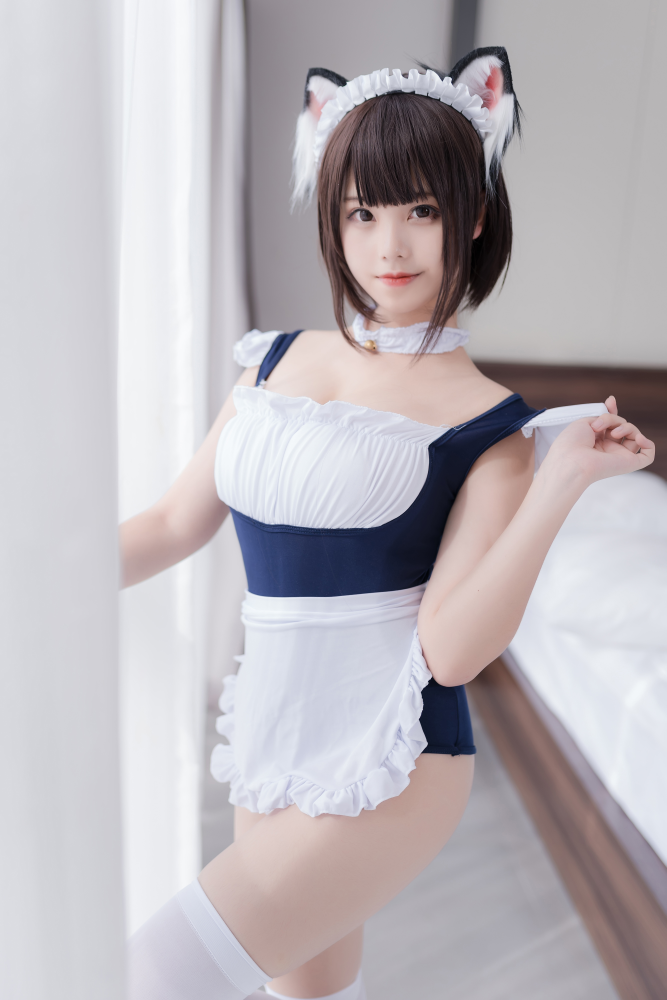
#> input picture pics/6.jpeg, 2667 x 4000 px (shown at 1/4 size)
$ python picsimcheck.py
#> lines starting #> are read from the running program, lines starting #| are printed output that depends on the picture; long printed decimals are rounded; pictures that were not available may be replaced by others from this repository, and a replacement may not be noted
import cv2
import numpy as np
from PIL import Image
import requests
from io import BytesIO
import matplotlib

matplotlib.use('TkAgg')
import matplotlib.pyplot as plt


def aHash(img):
    # 均值哈希算法
    # 缩放为8*8
    img = cv2.resize(img, (8, 8))
    # 转换为灰度图
    gray = cv2.cvtColor(img, cv2.COLOR_BGR2GRAY)
    # s为像素和初值为0，hash_str为hash值初值为''
    s = 0
    hash_str = ''
    # 遍历累加求像素和
    for i in range(8):
        for j in range(8):
            s = s + gray[i, j]
    # 求平均灰度
    avg = s / 64
    # 灰度大于平均值为1相反为0生成图片的hash值
    for i in range(8):
        for j in range(8):
            if gray[i, j] > avg:
                hash_str = hash_str + '1'
            else:
                hash_str = hash_str + '0'
    return hash_str


def dHash(img):
    # 差值哈希算法
    # 缩放8*8
    img = cv2.resize(img, (9, 8))
    # 转换灰度图
    gray = cv2.cvtColor(img, cv2.COLOR_BGR2GRAY)
    hash_str = ''
    # 每行前一个像素大于后一个像素为1，相反为0，生成哈希
    for i in range(8):
        for j in range(8):
            if gray[i, j] > gray[i, j + 1]:
                hash_str = hash_str + '1'
            else:
                hash_str = hash_str + '0'
    return hash_str


def pHash(img):
    # 感知哈希算法
    # 缩放32*32
    img = cv2.resize(img, (32, 32))  # , interpolation=cv2.INTER_CUBIC

    # 转换为灰度图
    gray = cv2.cvtColor(img, cv2.COLOR_BGR2GRAY)
    # 将灰度图转为浮点型，再进行dct变换
    dct = cv2.dct(np.float32(gray))
    # opencv实现的掩码操作
    dct_roi = dct[0:8, 0:8]

    hash = []
    avreage = np.mean(dct_roi)
    for i in range(dct_roi.shape[0]):
        for j in range(dct_roi.shape[1]):
            if dct_roi[i, j] > avreage:
                hash.append(1)
            else:
                hash.append(0)
    return hash


def calculate(image1, image2):
    # 灰度直方图算法
    # 计算单通道的直方图的相似值
    hist1 = cv2.calcHist([image1], [0], None, [256], [0.0, 255.0])
    hist2 = cv2.calcHist([image2], [0], None, [256], [0.0, 255.0])
    # 计算直方图的重合度
    degree = 0
    for i in range(len(hist1)):
        if hist1[i] != hist2[i]:
            degree = degree + \
                     (1 - abs(hist1[i] - hist2[i]) / max(hist1[i], hist2[i]))
        else:
            degree = degree + 1
    degree = degree / len(hist1)
    return degree


def classify_hist_with_split(image1, image2, size=(256, 256)):
    # RGB每个通道的直方图相似度
    # 将图像resize后，分离为RGB三个通道，再计算每个通道的相似值
    image1 = cv2.resize(image1, size)
    image2 = cv2.resize(image2, size)
    sub_image1 = cv2.split(image1)
    sub_image2 = cv2.split(image2)
    sub_data = 0
    for im1, im2 in zip(sub_image1, sub_image2):
        sub_data += calculate(im1, im2)
    sub_data = sub_data / 3
    return sub_data


def cmpHash(hash1, hash2):
    # Hash值对比
    # 算法中1和0顺序组合起来的即是图片的指纹hash。顺序不固定，但是比较的时候必须是相同的顺序。
    # 对比两幅图的指纹，计算汉明距离，即两个64位的hash值有多少是不一样的，不同的位数越小，图片越相似
    # 汉明距离：一组二进制数据变成另一组数据所需要的步骤，可以衡量两图的差异，汉明距离越小，则相似度越高。汉明距离为0，即两张图片完全一样
    n = 0
    # hash长度不同则返回-1代表传参出错
    if len(hash1) != len(hash2):
        return -1
    # 遍历判断
    for i in range(len(hash1)):
        # 不相等则n计数+1，n最终为相似度
        if hash1[i] != hash2[i]:
            n = n + 1
    return n


def getImageByUrl(url):
    # 根据图片url 获取图片对象
    html = requests.get(url, verify=False)
    image = Image.open(BytesIO(html.content))
    return image


def PILImageToCV():
    # PIL Image转换成OpenCV格式
    path = "/Users/waldenz/Documents/Work/doc/TestImages/t3.png"
    img = Image.open(path)
    plt.subplot(121)
    plt.imshow(img)
    print(isinstance(img, np.ndarray))
    img = cv2.cvtColor(np.asarray(img), cv2.COLOR_RGB2BGR)
    print(isinstance(img, np.ndarray))
    plt.subplot(122)
    plt.imshow(img)
    plt.show()


def CVImageToPIL():
    # OpenCV图片转换为PIL image
    path = "/Users/waldenz/Documents/Work/doc/TestImages/t3.png"
    img = cv2.imread(path)
    # cv2.imshow("OpenCV",img)
    plt.subplot(121)
    plt.imshow(img)

    img2 = Image.fromarray(cv2.cvtColor(img, cv2.COLOR_BGR2RGB))
    plt.subplot(122)
    plt.imshow(img2)
    plt.show()


def bytes_to_cvimage(filebytes):
    # 图片字节流转换为cv image
    image = Image.open(filebytes)
    img = cv2.cvtColor(np.asarray(image), cv2.COLOR_RGB2BGR)
    return img


def runAllImageSimilaryFun(para1, para2):
    # 均值、差值、感知哈希算法三种算法值越小，则越相似,相同图片值为0
    # 三直方图算法和单通道的直方图 0-1之间，值越大，越相似。 相同图片为1

    # t1,t2   14;19;10;  0.70;0.75
    # t1,t3   39 33 18   0.58 0.49
    # s1,s2  7 23 11     0.83 0.86  挺相似的图片
    # c1,c2  11 29 17    0.30 0.31

#> called with para1 = 'pics/6.jpeg', para2 = 'pics/6_1.png'
    if para1.startswith("http"):
        # 根据链接下载图片，并转换为opencv格式
        img1 = getImageByUrl(para1)
        img1 = cv2.cvtColor(np.asarray(img1), cv2.COLOR_RGB2BGR)

        img2 = getImageByUrl(para2)
        img2 = cv2.cvtColor(np.asarray(img2), cv2.COLOR_RGB2BGR)
    else:
        # 通过imread方法直接读取物理路径
        img1 = cv2.imread(para1)
#> img1 is the input picture: shape (4000, 2667, 3); mean B, G, R 186.2, 181.3, 186.5
        img2 = cv2.imread(para2)
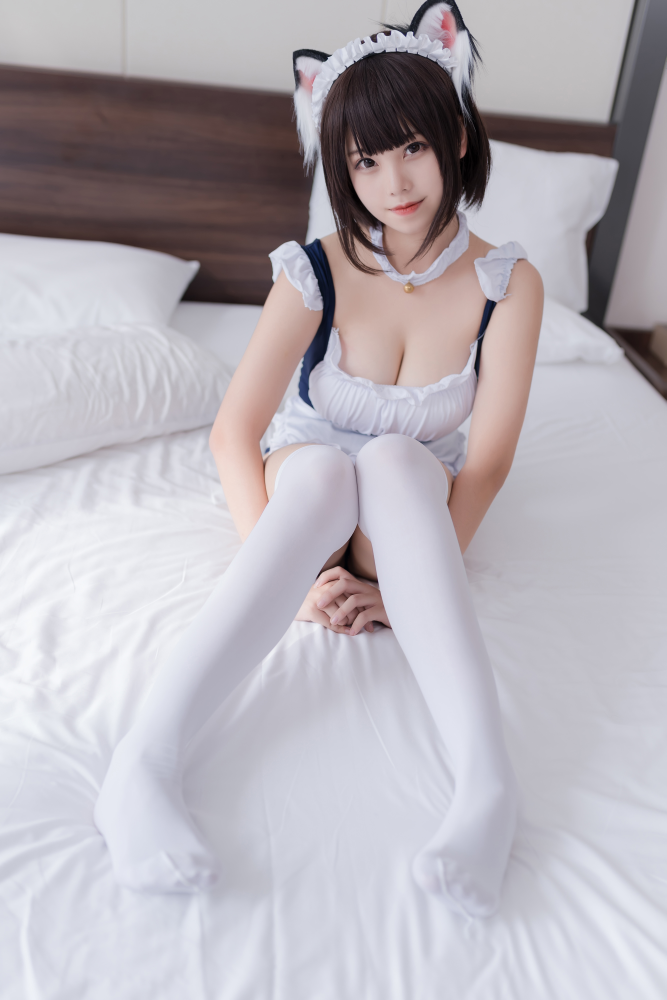
#> input picture pics/1.jpeg, 2667 x 4000 px, given in place of 6_1.png, which was not available (shown at 1/4 size)
#> img2 is the input picture: shape (4000, 2667, 3); mean B, G, R 184.2, 177.4, 182.2

    hash1 = aHash(img1)
#> after the loop in aHash, `for i in range(8):`: s = 11261
#> in aHash, `avg = s / 64`: avg = 176
    hash2 = aHash(img2)
    n1 = cmpHash(hash1, hash2)
#> n1 = 29
    print('均值哈希算法相似度aHash：', n1)
#| 均值哈希算法相似度aHash： 29

    hash1 = dHash(img1)
    hash2 = dHash(img2)
    n2 = cmpHash(hash1, hash2)
#> n2 = 36
    print('差值哈希算法相似度dHash：', n2)
#| 差值哈希算法相似度dHash： 36

    hash1 = pHash(img1)
#> in pHash, `dct = cv2.dct(np.float32(gray))`:
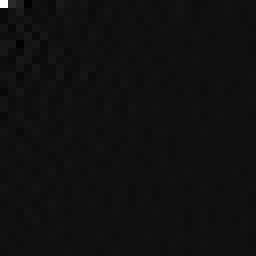
#> dct: shape (32, 32) float32 (shown 8 times larger); min -392.7, max 5894.5, mean 6.4; drawn with min black and max white
#> in pHash, `avreage = np.mean(dct_roi)`: avreage = 103.5
#> hash1 = 64 values, max 1 at index 0, min 0 at index 3, mean 0.312
    hash2 = pHash(img2)
#> in pHash (call 2), `gray = cv2.cvtColor(img, cv2.COLOR_BGR2GRAY)`:
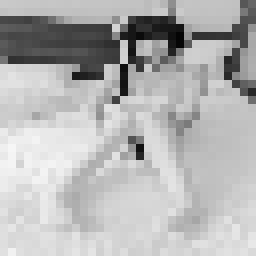
#> gray: shape (32, 32) (shown 8 times larger); min 4, max 246, mean 179.6
#> in pHash (call 2), `dct = cv2.dct(np.float32(gray))`:
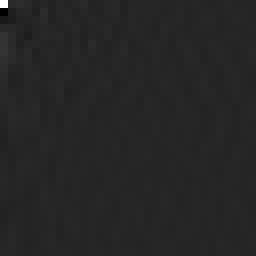
#> dct: shape (32, 32) float32 (shown 8 times larger); min -1005.1, max 5747.4, mean 5.8; drawn with min black and max white
#> in pHash (call 2), `avreage = np.mean(dct_roi)`: avreage = 94.91
#> hash2 = 64 values, max 1 at index 0, min 0 at index 3, mean 0.219
    n3 = cmpHash(hash1, hash2)
#> n3 = 20
    print('感知哈希算法相似度pHash：', n3)
#| 感知哈希算法相似度pHash： 20

    n4 = classify_hist_with_split(img1, img2)
#> in classify_hist_with_split, `image1 = cv2.resize(image1, size)`:
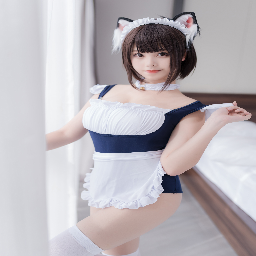
#> image1: shape (256, 256, 3); mean of channels 0, 1, 2 186.1, 181.2, 186.4; drawn as B, G, R
#> in classify_hist_with_split, `image2 = cv2.resize(image2, size)`:
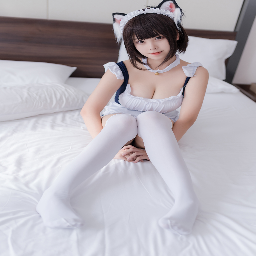
#> image2: shape (256, 256, 3); mean of channels 0, 1, 2 184.1, 177.3, 182.1; drawn as B, G, R
#> the loop in classify_hist_with_split, `for im1, im2 in zip(sub_image1, sub_image2):` made 3 passes
#> (degree in calculate, sub_data) on passes 1 to 3: ([0.563], [0.563]), ([0.576], [1.14]), ([0.501], [1.64])
#> in classify_hist_with_split, `sub_data = sub_data / 3`: sub_data = [0.547]
#> n4 = [0.547]
    print('三直方图算法相似度：', n4)
#| 三直方图算法相似度： [0.5466]

    n5 = calculate(img1, img2)
#> n5 = [0.577]
    print("单通道的直方图", n5)
#| 单通道的直方图 [0.577]
    print("%d %d %d %.2f %.2f " % (n1, n2, n3, round(n4[0], 2), n5[0]))
#| 29 36 20 0.55 0.58
    print("%.2f %.2f %.2f %.2f %.2f " % (1 - float(n1 / 64), 1 -
                                         float(n2 / 64), 1 - float(n3 / 64), round(n4[0], 2), n5[0]))
#| 0.55 0.44 0.69 0.55 0.58

    plt.subplot(121)
    plt.imshow(Image.fromarray(cv2.cvtColor(img1, cv2.COLOR_BGR2RGB)))
    plt.subplot(122)
    plt.imshow(Image.fromarray(cv2.cvtColor(img2, cv2.COLOR_BGR2RGB)))
    plt.show()
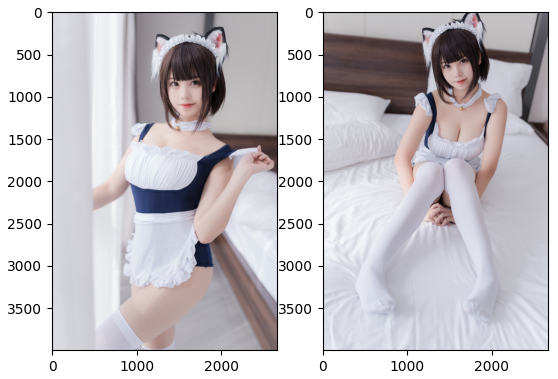
#> figure drawn by matplotlib, 2 panels


if __name__ == "__main__":
    p1 = "pics/6.jpeg"
    p2 = "pics/6_1.png"
    runAllImageSimilaryFun(p1, p2)
